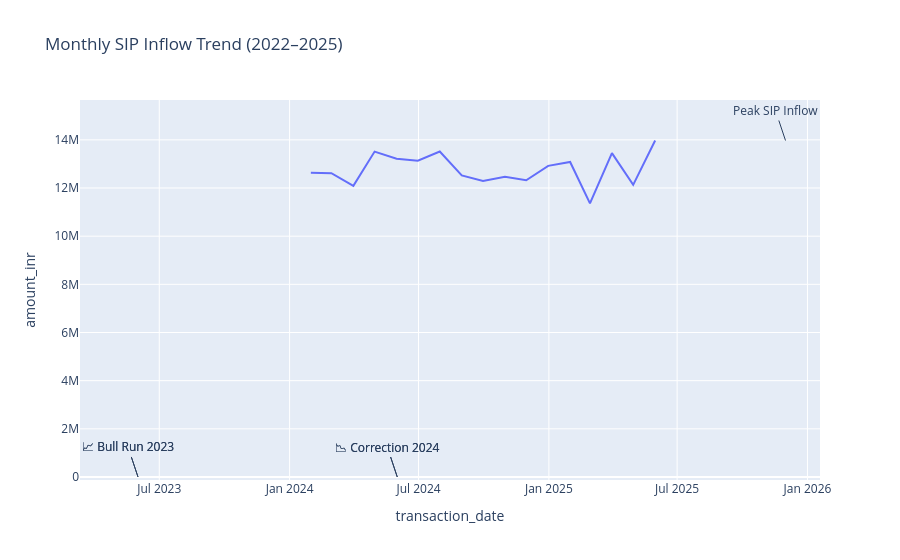

Notebook code cell kept with this figure:
### Code cell
fig.add_annotation(
    x="2023-06-01",
    y=nav_filtered['nav'].max(),
    text="📈 Bull Run 2023",
    showarrow=True
)

fig.add_annotation(
    x="2024-06-01",
    y=nav_filtered['nav'].min(),
    text="📉 Correction 2024",
    showarrow=True
)

fig.show()
plt.savefig("reports/sip_trend.png")
plt.show()

### Figure 1 — Plotly figure (JSON) as saved in the notebook; plotly's stock layout.template omitted (floating-point values rounded to 4 significant figures)
{"data": [{"hovertemplate": "transaction_date=%{x}<br>amount_inr=%{y}<extra></extra>", "legendgroup": "", "line": {"color": "#636efa", "dash": "solid"}, "marker": {"symbol": "circle"}, "mode": "lines", "name": "", "orientation": "v", "showlegend": false, "type": "scatter", "x": ["2024-01-31T00:00:00.000000", "2024-02-29T00:00:00.000000", "2024-03-31T00:00:00.000000", "2024-04-30T00:00:00.000000", "2024-05-31T00:00:00.000000", "2024-06-30T00:00:00.000000", "2024-07-31T00:00:00.000000", "2024-08-31T00:00:00.000000", "2024-09-30T00:00:00.000000", "2024-10-31T00:00:00.000000", "2024-11-30T00:00:00.000000", "2024-12-31T00:00:00.000000", "2025-01-31T00:00:00.000000", "2025-02-28T00:00:00.000000", "2025-03-31T00:00:00.000000", "2025-04-30T00:00:00.000000", "2025-05-31T00:00:00.000000"], "xaxis": "x", "y": [12635349, 12613376, 12088413, 13512385, 13218606, 13131150, 13513884, 12521433, 12288778, 12467875, 12321673, 12920130, 13082145, 11363922, 13449360, 12132001, 13973011], "yaxis": "y"}], "layout": {"annotations": [{"showarrow": true, "text": "Peak SIP Inflow", "x": "2025-12-01", "y": 13973011}, {"showarrow": true, "text": "📈 Bull Run 2023", "x": "2023-06-01", "y": 808.1}, {"showarrow": true, "text": "📉 Correction 2024", "x": "2024-06-01", "y": 26.14}, {"showarrow": true, "text": "📈 Bull Run 2023", "x": "2023-06-01", "y": 808.1}, {"showarrow": true, "text": "📉 Correction 2024", "x": "2024-06-01", "y": 26.14}], "legend": {"tracegroupgap": 0}, "title": {"text": "Monthly SIP Inflow Trend (2022–2025)"}, "xaxis": {"anchor": "y", "domain": [0, 1], "title": {"text": "transaction_date"}}, "yaxis": {"anchor": "x", "domain": [0, 1], "title": {"text": "amount_inr"}}}}
